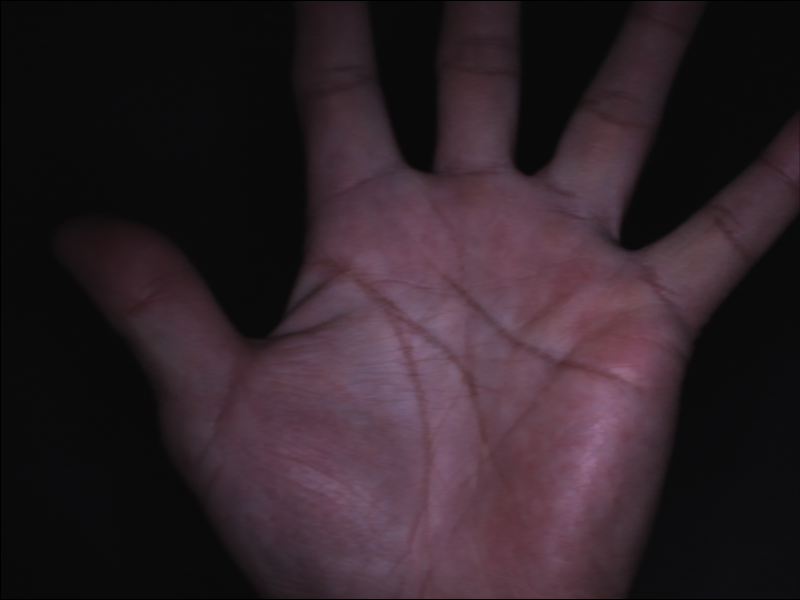
#> input picture 计算机视觉/data/00001.tiff, 800 x 600 px
$ jupyter execute '图像处理——平滑、阈值处理.ipynb'
#> lines starting #> are read from the running program, lines starting #| are printed output that depends on the picture; after the words box and inside, x2 and y2 are one past the last pixel; in counts of white or black regions, pixels touching at a corner belong together
### 图像平滑处理
图像平滑处理是为了减少噪声或细节，使图像变得更加柔和。平滑方法通常基于滤波器，例如高斯滤波和中值滤波。

[cell 1]
import cv2
import numpy as np
import matplotlib.pyplot as plt

# 读取图像
image = cv2.imread('data/00001.tiff',cv2.IMREAD_GRAYSCALE)
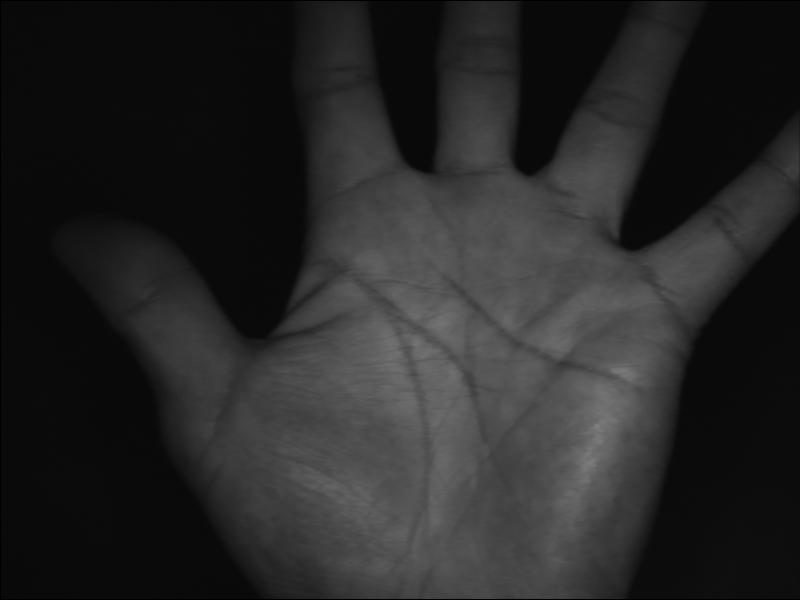
#> image: shape (600, 800); min 0, max 126, mean 38.9

def show_image(title,img):
    plt.imshow(img,cmap='gray')
    plt.title(title)
    plt.axis('off')
    plt.show()
show_image('s',image)

### 高斯滤波
高斯滤波是一种基于正态分布的滤波器，通过加权平均邻域像素的值来实现平滑.

在这里，cv2.GaussianBlur函数使用了一个5*5的卷积核和标准差为1的高斯函数来进行平滑，卷积大小越大，平滑效果越明显。

[cell 2]
# 高斯滤波，ksize=(5,5)为核大小，sigmax为标准差
gaussian_blur = cv2.GaussianBlur(image,(5,5),sigmaX=1)
# 显示高斯滤波效果
show_image("Gaussian Blur",gaussian_blur)

### 中值滤波
中值滤波是基于排序的滤波方法，通常用于去除椒盐噪声(salt and pepper noise).中值滤波的特定的是，它取邻域像素值的中位数作为新的像素值，能够更好地保留图像边缘。

[cell 3]
### 中值滤波，ksize=5为卷积核大小
median_blur = cv2.medianBlur(image,5)
# 显示中值滤波效果
show_image("Median Blur",median_blur)

### 图像阈值处理
图像阈值处理是将灰度图像转换为二值图像的过程。常见的阈值处理方法有固定阈值和自适应阈值。

#### 固定阈值处理

[cell 4]
# 固定阈值处理，阈值为127，最大值为255
_,binary_thresh = cv2.threshold(image,127,255,cv2.THRESH_BINARY)
#> binary_thresh: shape (600, 800); every value is 0
# 显示固定阈值处理效果
show_image('Binary Threshold',binary_thresh)

#### 自适应阈值处理
自适应阈值处理根据邻域像素的均值或高斯加权均值来计算阈值，适合处理光照不均匀的图像

[cell 5]
# 自适应阈值处理，采用均值阈值方法，区块大小为11，偏移量为2
adaptive_thresh_mean = cv2.adaptiveThreshold(image,255,cv2.ADAPTIVE_THRESH_MEAN_C,
                                            cv2.THRESH_BINARY,11,2)
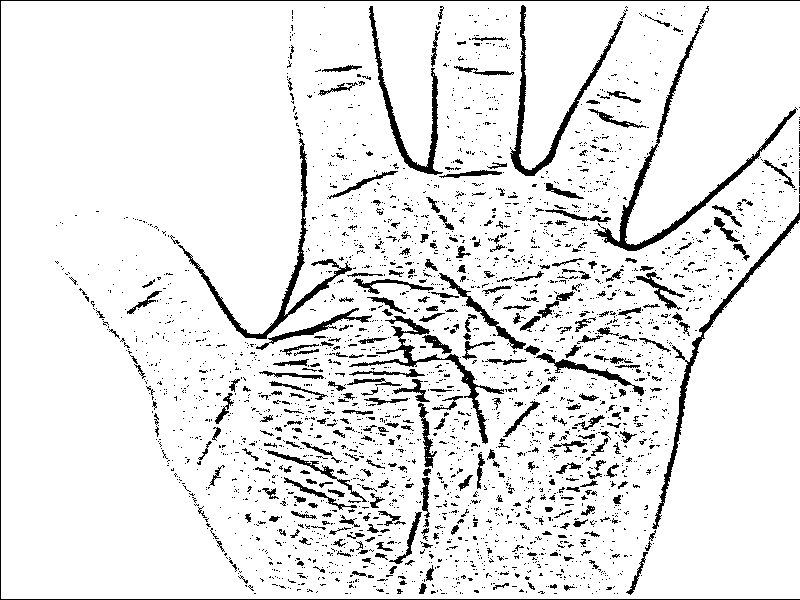
#> adaptive_thresh_mean: shape (600, 800); 91.1% white; 2791 black regions (2454 under 20 px), largest, box (x1, y1, x2, y2) and area: (593, 25, 798, 251) 2543, (0, 0, 800, 600) 2198, (178, 138, 352, 339) 2132
# 显示自适应均值阈值效果
show_image('Adaptive Threshold Mean',adaptive_thresh_mean)
# 自适应阈值处理，采用高斯加权均值方法，区块大小为11，偏移量为2
adaptive_thresh_gaussian = cv2.adaptiveThreshold(image,255,
                                                  cv2.ADAPTIVE_THRESH_GAUSSIAN_C,
                                                 cv2.THRESH_BINARY,11,2)
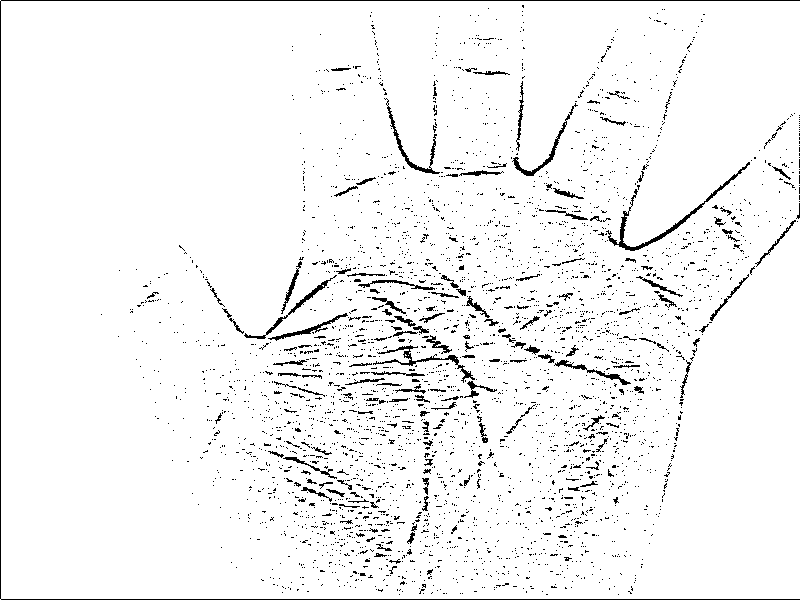
#> adaptive_thresh_gaussian: shape (600, 800); 95.7% white; black in thin lines or dots
show_image('Adaptive Threshold Gaussian',adaptive_thresh_gaussian)

$ run again, with 计算机视觉/data/Beauitful.png saved as 计算机视觉/data/00001.tiff
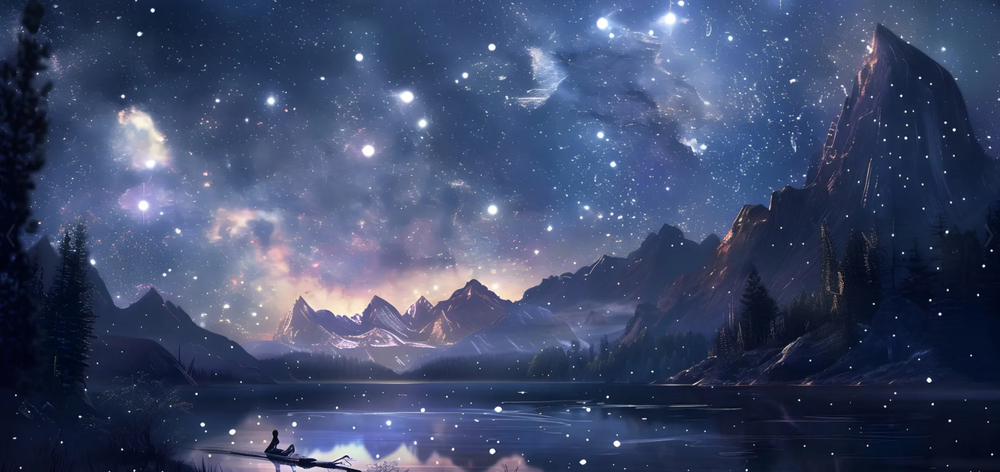
#> input picture 计算机视觉/data/Beauitful.png, 1000 x 472 px, shrunk from 1574 x 743 before the run
#> `_,binary_thresh = cv2.threshold(image,127,255,cv2.THRESH_BINARY)`:
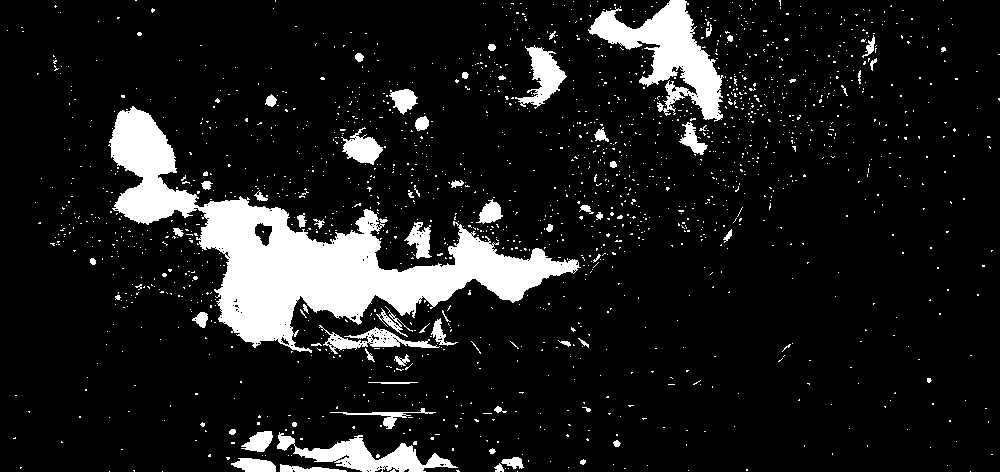
#> binary_thresh: shape (472, 1000); 11.2% white; 1643 white regions (1575 under 20 px), largest, box (x1, y1, x2, y2) and area: (108, 106, 581, 353) 29909, (588, 0, 724, 122) 6415, (277, 432, 458, 472) 2765
#> adaptive_thresh_mean: shape (472, 1000); 57.1% white; 3866 black regions (3501 under 20 px), largest, box (x1, y1, x2, y2) and area: (166, 0, 1000, 381) 77636, (0, 54, 331, 339) 24234, (179, 384, 748, 472) 11172
#> `adaptive_thresh_gaussian = cv2.adaptiveThreshold(image,255, cv2.ADAPTI..`:
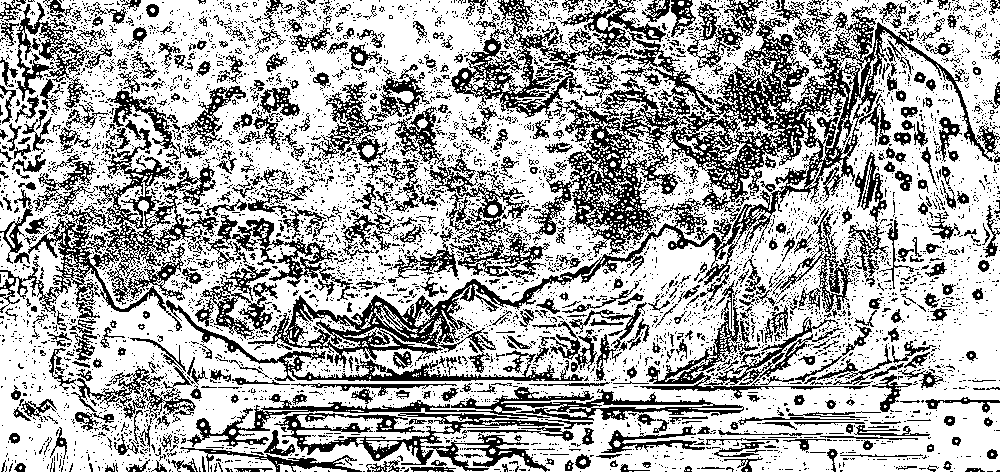
#> adaptive_thresh_gaussian: shape (472, 1000); 67.2% white; black in thin lines or dots

$ run again, with 计算机视觉/data/moon1.jpg saved as 计算机视觉/data/00001.tiff
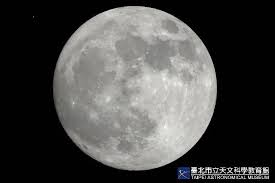
#> input picture 计算机视觉/data/moon1.jpg, 275 x 183 px
#> `_,binary_thresh = cv2.threshold(image,127,255,cv2.THRESH_BINARY)`:
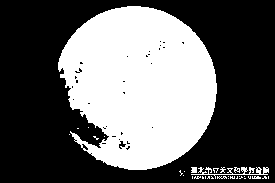
#> binary_thresh: shape (183, 275); 39.3% white; 33 white regions (28 under 20 px), largest, box (x1, y1, x2, y2) and area: (58, 6, 217, 170) 19306, (191, 167, 269, 179) 257, (191, 167, 197, 173) 33, (234, 167, 240, 173) 21, (252, 176, 261, 179) 21
#> adaptive_thresh_mean: shape (183, 275); 74.8% white; 154 black regions (122 under 20 px), largest, box (x1, y1, x2, y2) and area: (48, 0, 274, 183) 4769, (113, 32, 207, 140) 2872, (72, 98, 160, 160) 1490
#> `adaptive_thresh_gaussian = cv2.adaptiveThreshold(image,255, cv2.ADAPTI..`:
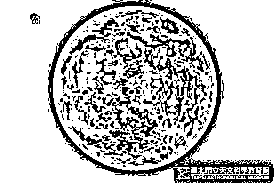
#> adaptive_thresh_gaussian: shape (183, 275); 78.1% white; 266 black regions (214 under 20 px), largest, box (x1, y1, x2, y2) and area: (48, 0, 274, 183) 3944, (143, 48, 207, 138) 1131, (102, 87, 158, 160) 997
